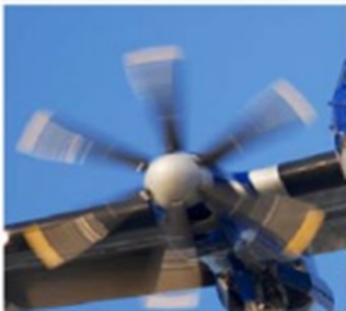
#> input picture fan.png, 346 x 311 px, shrunk from 456 x 411 before the run
$ python trimap.py
#> lines starting #> are read from the running program, lines starting #| are printed output that depends on the picture; after the words box and inside, x2 and y2 are one past the last pixel; in counts of white or black regions, pixels touching at a corner belong together
import cv2
import numpy as np
import os

# Загрузка изображения
filename='fan.png'
image = cv2.imread(filename)
#> image is the input picture: shape (311, 346, 3); mean B, G, R 152.6, 116.8, 91.1
gray = cv2.cvtColor(image, cv2.COLOR_BGR2GRAY)
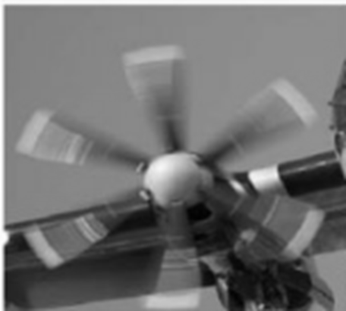
#> gray: shape (311, 346); min 1, max 255, mean 113.2

# Создание простого trimap
# Предполагаем, что белые области - это передний план, черные - фон, серый - неопределенные области
threshold = 128  # Это значение может варьироваться в зависимости от вашего изображения
foreground = (gray > threshold).astype(np.uint8) * 255
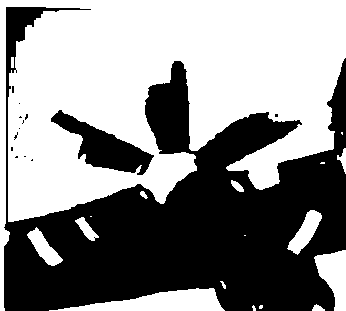
#> foreground: shape (311, 346); 54.6% white; 14 black regions (12 under 20 px), largest, box (x1, y1, x2, y2) and area: (4, 7, 346, 311) 46208, (51, 110, 154, 175) 2598
background = (gray < threshold).astype(np.uint8) * 255
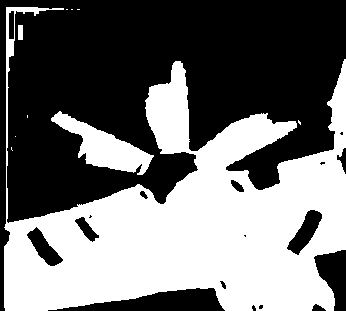
#> background: shape (311, 346); 44.3% white; 10 white regions (7 under 20 px), largest, box (x1, y1, x2, y2) and area: (4, 7, 346, 311) 45071, (51, 111, 154, 175) 2518, (18, 25, 23, 40) 75
uncertain = np.uint8((foreground == 0) & (background == 0)) * 128
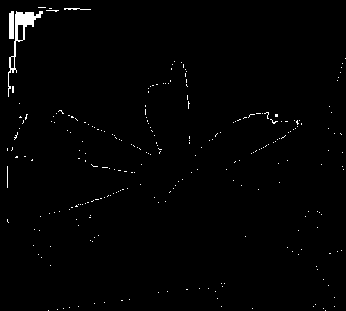
#> uncertain: shape (311, 346); values 0 (black) and 128 (white), 1.1% white; 260 white regions (256 under 20 px), largest, box (x1, y1, x2, y2) and area: (8, 11, 43, 97) 499, (9, 11, 14, 39) 136, (64, 8, 91, 10) 36, (7, 166, 8, 188) 22

trimap = foreground + uncertain

base_name = os.path.splitext(filename)[0]
trimap_file_name = f"{base_name}_trimap.png"

# Сохранение файла
cv2.imwrite(trimap_file_name, trimap)

# Показать результат
cv2.imshow('Trimap', trimap)
cv2.waitKey(0)
cv2.destroyAllWindows()

$ run again, with ball.png copied over fan.png
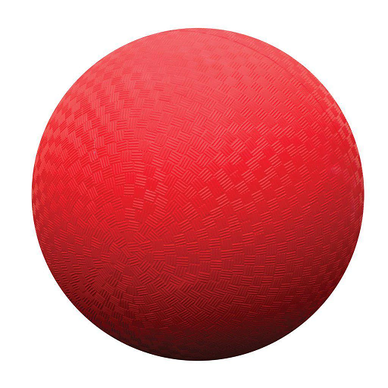
#> input picture ball.png, 388 x 388 px, shrunk from 512 x 512 before the run
#> image is the input picture: shape (388, 388, 3); mean B, G, R 136.2, 133, 219.7
#> `foreground = (gray > threshold).astype(np.uint8) * 255`:
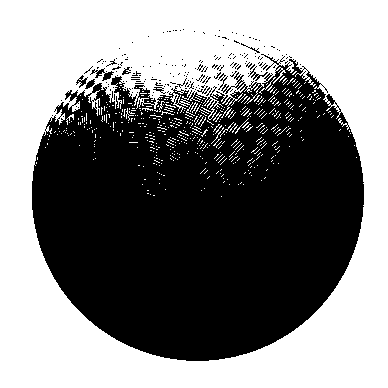
#> foreground: shape (388, 388); 50.5% white; 189 black regions (178 under 20 px), largest, box (x1, y1, x2, y2) and area: (32, 54, 364, 361) 73501, (90, 68, 114, 81) 115, (248, 66, 268, 81) 65
#> background: shape (388, 388); 49% white; 197 white regions (186 under 20 px), largest, box (x1, y1, x2, y2) and area: (32, 54, 364, 361) 72787, (102, 71, 113, 81) 52, (248, 66, 261, 81) 51
#> `uncertain = np.uint8((foreground == 0) & (background == 0)) * 128`:
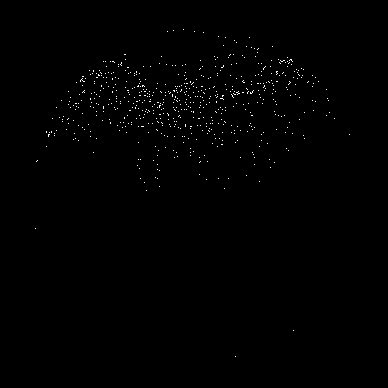
#> uncertain: shape (388, 388); values 0 (black) and 128 (white), 0.51% white in thin lines or dots, all inside (x1, y1, x2, y2) = (35, 29, 350, 357)
